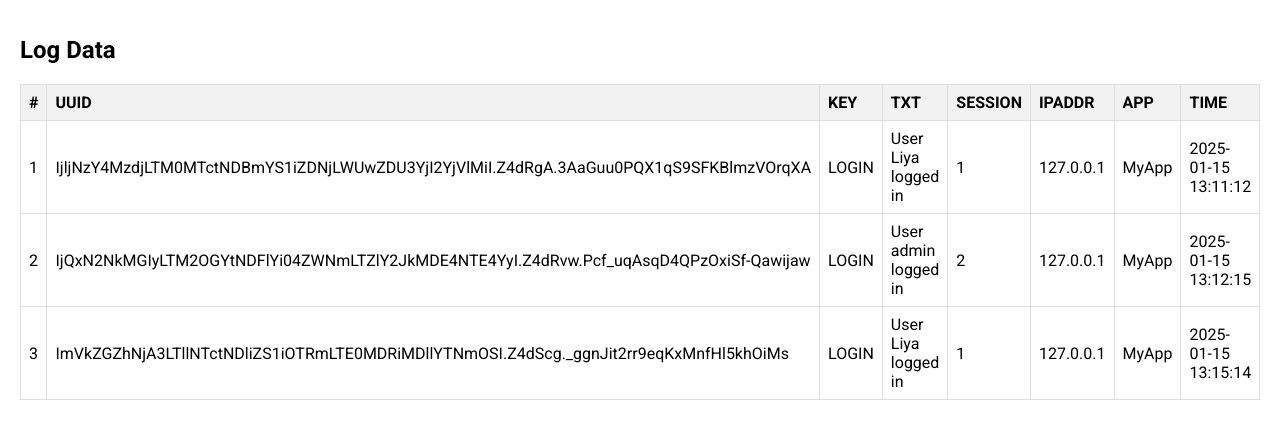
The app's page /log with its own data.
### tables this page shows
CREATE TABLE logs (
                    id INTEGER PRIMARY KEY AUTOINCREMENT,
                    uuid TEXT,
                    key TEXT,
                    txt TEXT,
                    session TEXT,
                    ipaddr TEXT,
                    app TEXT,
                    time TEXT);

### app.py (the view)
@app.route('/log')
def log():
    conn = sqlite3.connect('users.db')
    c = conn.cursor()
    c.execute("SELECT * FROM logs")
    logs = c.fetchall()
    conn.close()
    return render_template('log.html', logs=logs)

### templates/log.html (shortened to what this page needs)
<!DOCTYPE html>
<html>
<head>
    <link rel="stylesheet" href="https://cdnjs.cloudflare.com/ajax/libs/font-awesome/5.15.3/css/all.min.css">
</head>
<body>
    <div class="container">
        <h1>Log Data</h1>
        <table>
            <thead>
                <tr>
                    <th>#</th>
                    <th>UUID</th>
                    <th>KEY</th>
                    <th>TXT</th>
                    <th>SESSION</th>
                    <th>IPADDR</th>
                    <th>APP</th>
                    <th>TIME</th>
                </tr>
            </thead>
            <tbody>
                {% for log in logs %}
                <tr>
                    <td>{{ loop.index }}</td>
                    <td>{{ log[1] }}</td>
                    <td>{{ log[2] }}</td>
                    <td>{{ log[3] }}</td>
                    <td>{{ log[4] }}</td>
                    <td>{{ log[5] }}</td>
                    <td>{{ log[6] }}</td>
                    <td>{{ log[7] }}</td>
                </tr>
                {% endfor %}
            </tbody>
        </table>
    </div>
</body>
</html>

### templates/log.html (style rules this page uses)
body { font-family: 'Roboto', sans-serif; margin: 0; padding: 0; box-sizing: border-box; }
.container { padding: 20px; }
h1 { font-size: 24px; font-weight: bold; }
table { width: 100%; border-collapse: collapse; margin-top: 20px; }
th, td { border: 1px solid #ddd; padding: 8px; text-align: left; }
th { background-color: #f2f2f2; }

### records on screen
logs: uuid "IjljNzY4MzdjLTM0MTctNDBmYS1iZDNjLWUwZDU3YjI2YjVlMiI.Z4dRgA.3AaGuu0PQX1qS9SFKBlmzVOrqXA", key "LOGIN", txt "User Liya logged in", session "1", ipaddr "127.0.0.1", app "MyApp", time "2025-01-15 13:11:12"
logs: uuid "IjQxN2NkMGIyLTM2OGYtNDFlYi04ZWNmLTZlY2JkMDE4NTE4YyI.Z4dRvw.Pcf_uqAsqD4QPzOxiSf-Qawijaw", key "LOGIN", txt "User admin logged in", session "2", ipaddr "127.0.0.1", app "MyApp", time "2025-01-15 13:12:15"
logs: uuid "ImVkZGZhNjA3LTllNTctNDliZS1iOTRmLTE0MDRiMDllYTNmOSI.Z4dScg._ggnJit2rr9eqKxMnfHl5khOiMs", key "LOGIN", txt "User Liya logged in", session "1", ipaddr "127.0.0.1", app "MyApp", time "2025-01-15 13:15:14"
